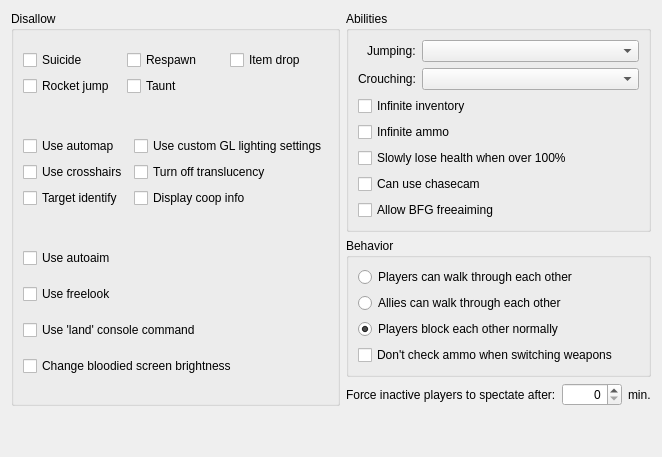
     <widget class="QWidget" name="tabPlayers">
      <attribute name="title">
       <string>Players</string>
      </attribute>
      <layout class="QVBoxLayout" name="verticalLayout_25">
       <item>
        <layout class="QHBoxLayout" name="horizontalLayout_2">
         <item>
          <widget class="QGroupBox" name="groupBox_3">
           <property name="title">
            <string>Disallow</string>
           </property>
           <layout class="QVBoxLayout" name="verticalLayout_5">
            <item>
             <layout class="QGridLayout" name="gridLayout_4">
              <item row="0" column="0">
               <widget class="QCheckBox" name="cbNoSuicide">
                <property name="text">
                 <string>Suicide</string>
                </property>
               </widget>
              </item>
              <item row="0" column="1">
               <widget class="QCheckBox" name="cbNoRespawn">
                <property name="text">
                 <string>Respawn</string>
                </property>
               </widget>
              </item>
              <item row="1" column="0">
               <widget class="QCheckBox" name="cbNoRocketJump">
                <property name="toolTip">
                 <string>&lt;html&gt;&lt;head/&gt;&lt;body&gt;&lt;p align=&quot;justify&quot;&gt;P_RadiusAttack doesn't give players any z-momentum if the attack was made by a player. This essentially disables rocket jumping.&lt;/p&gt;&lt;/body&gt;&lt;/html&gt;</string>
                </property>
                <property name="text">
                 <string>Rocket jump</string>
                </property>
               </widget>
              </item>
              <item row="1" column="1">
               <widget class="QCheckBox" name="cbNoTaunt">
                <property name="text">
                 <string>Taunt</string>
                </property>
               </widget>
              </item>
              <item row="0" column="2">
               <widget class="QCheckBox" name="cbNoItemDrop">
                <property name="text">
                 <string>Item drop</string>
                </property>
               </widget>
              </item>
             </layout>
            </item>
            <item>
             <widget class="QWidget" name="widget_5" native="true">
              <property name="minimumSize">
               <size>
                <width>0</width>
                <height>8</height>
               </size>
              </property>
              <property name="maximumSize">
               <size>
                <width>16777215</width>
                <height>8</height>
               </size>
              </property>
             </widget>
            </item>
            <item>
             <layout class="QGridLayout" name="gridLayout_5">
              <item row="0" column="0">
               <widget class="QCheckBox" name="cbNoUseAutomap">
                <property name="text">
                 <string>Use automap</string>
                </property>
               </widget>
              </item>
              <item row="1" column="1">
               <widget class="QCheckBox" name="cbNoTurnOffTranslucency">
                <property name="text">
                 <string>Turn off translucency</string>
                </property>
               </widget>
              </item>
              <item row="1" column="0">
               <widget class="QCheckBox" name="cbNoUseCrosshairs">
                <property name="text">
                 <string>Use crosshairs</string>
                </property>
               </widget>
              </item>
              <item row="0" column="1">
               <widget class="QCheckBox" name="cbNoUseCustomGLLightingSettings">
                <property name="text">
                 <string>Use custom GL lighting settings</string>
                </property>
               </widget>
              </item>
              <item row="2" column="0">
               <widget class="QCheckBox" name="cbNoTargetIdentify">
                <property name="toolTip">
                 <string>Enforces clients not to identify players, i.e. behave as if cl_identifytarget == 0.</string>
                </property>
                <property name="text">
                 <string>Target identify</string>
                </property>
               </widget>
              </item>
              <item row="2" column="1">
               <widget class="QCheckBox" name="cbNoDisplayCoopInfo">
                <property name="toolTip">
                 <string>Enforces clients not to draw coop info, i.e. behave as if cl_drawcoopinfo == 0.</string>
                </property>
                <property name="text">
                 <string>Display coop info</string>
                </property>
               </widget>
              </item>
             </layout>
            </item>
            <item>
             <widget class="QWidget" name="widget_6" native="true">
              <property name="minimumSize">
               <size>
                <width>0</width>
                <height>8</height>
               </size>
              </property>
              <property name="maximumSize">
               <size>
                <width>16777215</width>
                <height>8</height>
               </size>
              </property>
             </widget>
            </item>
            <item>
             <widget class="QCheckBox" name="cbNoUseAutoaim">
              <property name="text">
               <string>Use autoaim</string>
              </property>
             </widget>
            </item>
            <item>
             <widget class="QCheckBox" name="cbNoUseFreelook">
              <property name="text">
               <string>Use freelook</string>
              </property>
             </widget>
            </item>
            <item>
             <widget class="QCheckBox" name="cbNoUseLandConsoleCommand">
              <property name="toolTip">
               <string>&lt;html&gt;&lt;head/&gt;&lt;body&gt;&lt;p&gt;Players are not allowed to use the land CCMD. Because of Zandronumq's default amount of air control, flying players can get a huge speed boast with the land CCMD. Disallowing players to land, allows to keep the default air control most people are used to while not giving flying players too much of an advantage.&lt;/p&gt;&lt;/body&gt;&lt;/html&gt;</string>
              </property>
              <property name="text">
               <string>Use 'land' console command</string>
              </property>
             </widget>
            </item>
            <item>
             <widget class="QCheckBox" name="cbNoMaxBloodScalar">
              <property name="toolTip">
               <string>&lt;html&gt;&lt;head/&gt;&lt;body&gt;&lt;p&gt;Don't allow players to change how strongly will their screen flash when they get hit.&lt;/p&gt;&lt;/body&gt;&lt;/html&gt;</string>
              </property>
              <property name="text">
               <string>Change bloodied screen brightness</string>
              </property>
             </widget>
            </item>
           </layout>
          </widget>
         </item>
         <item>
          <layout class="QVBoxLayout" name="verticalLayout_4">
           <item>
            <widget class="QGroupBox" name="groupBox_4">
             <property name="title">
              <string>Abilities</string>
             </property>
             <layout class="QVBoxLayout" name="verticalLayout_7">
              <item>
               <layout class="QFormLayout" name="formLayout_2">
                <property name="labelAlignment">
                 <set>Qt::AlignRight|Qt::AlignTrailing|Qt::AlignVCenter</set>
                </property>
                <item row="0" column="0">
                 <widget class="QLabel" name="label_7">
                  <property name="text">
                   <string>Jumping:</string>
                  </property>
                 </widget>
                </item>
                <item row="0" column="1">
                 <widget class="QComboBox" name="cboJumping"/>
                </item>
                <item row="1" column="0">
                 <widget class="QLabel" name="label_8">
                  <property name="text">
                   <string>Crouching:</string>
                  </property>
                 </widget>
                </item>
                <item row="1" column="1">
                 <widget class="QComboBox" name="cboCrouching"/>
                </item>
               </layout>
              </item>
              <item>
               <widget class="QCheckBox" name="cbInfiniteInventory">
                <property name="text">
                 <string>Infinite inventory</string>
                </property>
               </widget>
              </item>
              <item>
               <widget class="QCheckBox" name="cbInfiniteAmmo">
                <property name="text">
                 <string>Infinite ammo</string>
                </property>
               </widget>
              </item>
              <item>
               <widget class="QCheckBox" name="cbSlowlyLoseHealthWhenOver100">
                <property name="toolTip">
                 <string>Like Quake 3</string>
                </property>
                <property name="text">
                 <string>Slowly lose health when over 100%</string>
                </property>
               </widget>
              </item>
              <item>
               <widget class="QCheckBox" name="cbCanUseChasecam">
                <property name="text">
                 <string>Can use chasecam</string>
                </property>
               </widget>
              </item>
              <item>
               <widget class="QCheckBox" name="cbAllowBFGFreeaiming">
                <property name="text">
                 <string>Allow BFG freeaiming</string>
                </property>
               </widget>
              </item>
             </layout>
            </widget>
           </item>
           <item>
            <widget class="QGroupBox" name="groupBox_5">
             <property name="title">
              <string>Behavior</string>
             </property>
             <layout class="QVBoxLayout" name="verticalLayout_8">
              <item>
               <widget class="QRadioButton" name="rbPlayersCanWalkThroughEachOther">
                <property name="text">
                 <string>Players can walk through each other</string>
                </property>
               </widget>
              </item>
              <item>
               <widget class="QRadioButton" name="rbAlliesCanWalkThroughEachOther">
                <property name="text">
                 <string>Allies can walk through each other</string>
                </property>
               </widget>
              </item>
              <item>
               <widget class="QRadioButton" name="rbPlayersBlockEachOtherNormally">
                <property name="text">
                 <string>Players block each other normally</string>
                </property>
                <property name="checked">
                 <bool>true</bool>
                </property>
               </widget>
              </item>
              <item>
               <widget class="QCheckBox" name="cbDontCheckAmmoWhenSwitchingWeapons">
                <property name="text">
                 <string>Don't check ammo when switching weapons</string>
                </property>
               </widget>
              </item>
             </layout>
            </widget>
           </item>
           <item>
            <layout class="QGridLayout" name="gridLayout_3">
             <item row="0" column="0">
              <widget class="QLabel" name="label_12">
               <property name="text">
                <string>Force inactive players to spectate after:</string>
               </property>
              </widget>
             </item>
             <item row="0" column="1">
              <widget class="QSpinBox" name="spinForceInactivePlayersSpectatingMins">
               <property name="minimumSize">
                <size>
                 <width>60</width>
                 <height>0</height>
                </size>
               </property>
               <property name="alignment">
                <set>Qt::AlignRight|Qt::AlignTrailing|Qt::AlignVCenter</set>
               </property>
               <property name="maximum">
                <number>9999</number>
               </property>
              </widget>
             </item>
             <item row="0" column="2">
              <widget class="QLabel" name="label_13">
               <property name="text">
                <string>min.</string>
               </property>
              </widget>
             </item>
            </layout>
           </item>
          </layout>
         </item>
        </layout>
       </item>
       <item>
        <spacer name="verticalSpacer_2">
         <property name="orientation">
          <enum>Qt::Vertical</enum>
         </property>
         <property name="sizeHint" stdset="0">
          <size>
           <width>20</width>
           <height>40</height>
          </size>
         </property>
        </spacer>
       </item>
      </layout>
     </widget>
